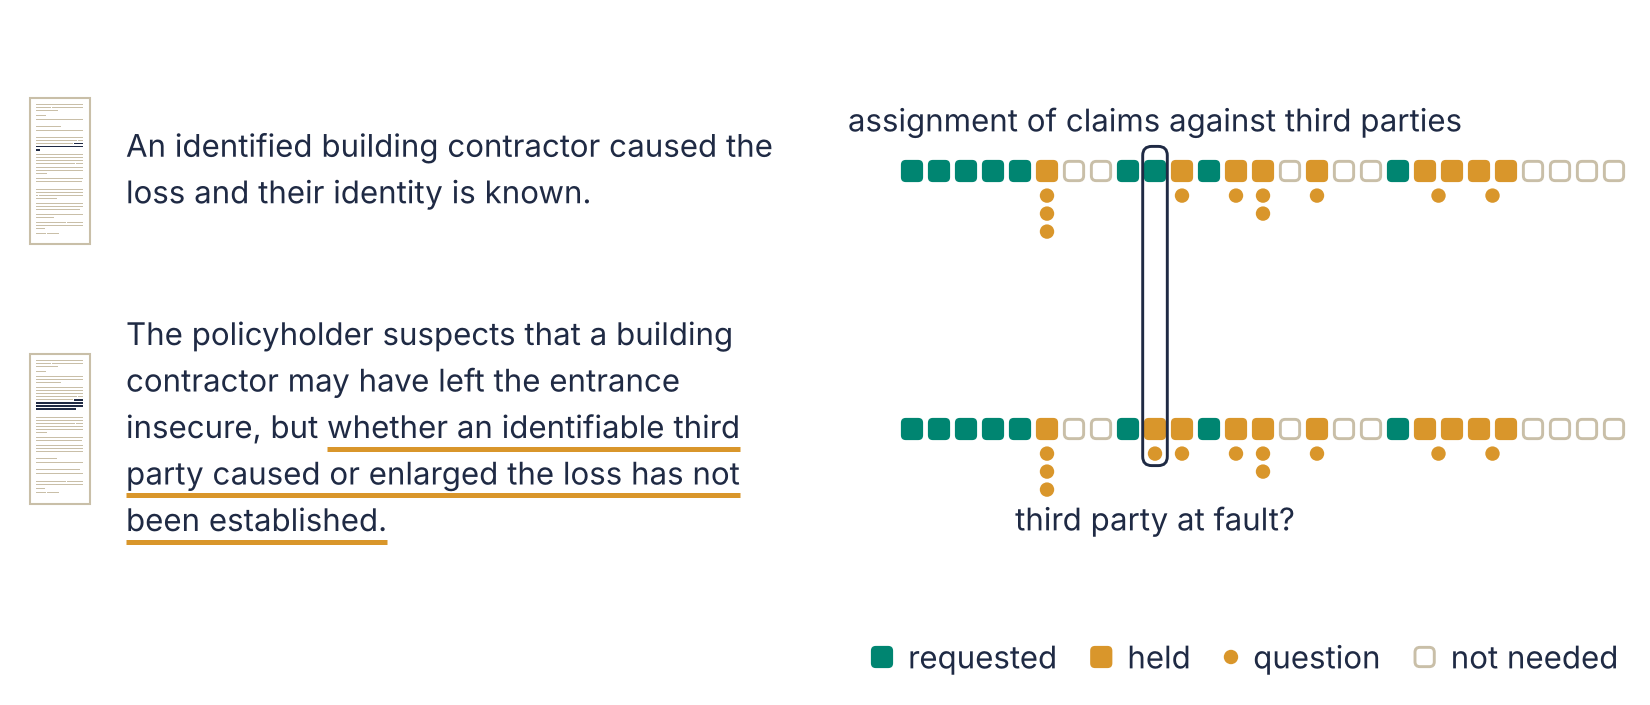

This chart was generated by the following Python code:
"""Figure 1, "One changed sentence": f1.svg/.pdf/.png (kept construction a) and f1_b.* (rejected b).

Input: f1_data.json (extract.py, from stored files; the core's checklists) and, for the amber underline, the words the
three stored readings quoted as open (../f2/f2_data.json). No model call. House style: ../common/style.py.
Each claim: a small page mark (one bar per sentence, the changed sentence in ink), its changed sentence, and its
checklist strip (the 27 needs of the workflow in workflow order, state as stored; dots = the stored questions, one per
open fact a held line waits for, under the hold whose rule names it). One frame marks the one need that changed; its
label abridges the stored document title, and the word under the dot abridges the stored fact question.
"""
import json
import sys
from pathlib import Path

HERE = Path(__file__).resolve().parent
sys.path.insert(0, str(HERE.parent / "common"))
import style as S  # noqa: E402
from matplotlib.patches import FancyBboxPatch, Rectangle, Circle  # noqa: E402

D = json.loads((HERE / "f1_data.json").read_text())
OPEN_QUOTE = json.loads((HERE.parent / "f2" / "f2_data.json").read_text())["b"]["readings"][0]["quote"]
STATE = {"request": "requested", "hold": "held", "not_needed": "left"}
LINE_LABEL = "assignment of claims against third parties"   # abridged from the stored title of d15
Q_LABEL = "third party at fault?"                          # abridged from the stored question of g042

W, H = 5.5, 2.35
MARK, PITCH = 0.074, 0.09      # larger marks for the hero strips (gap kept at the house ratio)
X0 = 5.38 - PITCH * 26         # strip ends at the right margin
YA, YB = 1.78, 0.92
DOT, DOT_STEP = 0.024, 0.06
TEXT_X, TEXT_W = 0.42, X0 - 0.42 - 0.3


def page_mark(ax, side, x0, y_mid, w=0.2, chars=60, lh=0.0105):
    pad = 0.02
    unit = (w - 2 * pad) / chars
    segs, idx, y = [], 0, 0.0
    for para in side["paragraphs"]:
        col = 0
        for s in para:
            n = len(s) + 1
            while n > 0:
                take = min(n, chars - col)
                segs.append((col * unit, y, take * unit - unit, idx == D["changed_sentence_index"]))
                col += take
                n -= take
                if col >= chars:
                    col, y = 0, y - lh
            idx += 1
        y -= lh * (1.5 if col else 0.5)
    hgt = -y + 2 * pad
    top = y_mid + hgt / 2
    ax.add_patch(Rectangle((x0, top - hgt), w, hgt, fc=S.WHITE, ec=S.SAND, lw=0.5, zorder=1))
    for (x, yy, ww, ch) in segs:
        hh = 0.006 if ch else 0.003
        ax.add_patch(Rectangle((x0 + pad + x, top - pad + yy - hh / 2), max(ww, 0.002), hh,
                               fc=S.INK if ch else S.SAND, ec="none", zorder=2))


def sentence(ax, text, x, y_mid, width, mark=None, lh=0.155):
    """The sentence, wrapped to `width` inches, centred on y_mid; words inside `mark` get an amber underline."""
    r = ax.figure.canvas.get_renderer()
    sp = S.text_width(ax, ax.text(0, -5, "a a")) - S.text_width(ax, ax.text(0, -5, "aa"))
    placed, xx, line = [], x, 0
    for wd in text.split(" "):
        t = ax.text(xx, 0, wd, fontsize=S.SIZE_LABEL, va="baseline", ha="left", color=S.INK, zorder=3)
        ww = S.text_width(ax, t)
        if xx + ww > x + width and xx > x:
            xx, line = x, line + 1
        placed.append((t, xx, ww, line))
        xx += ww + sp
    n = line + 1
    top = y_mid + (n - 1) * lh / 2 - 0.03
    s0 = text.index(mark) if mark else -1
    pos = 0
    under = {}
    for (t, x0, ww, ln) in placed:
        y = top - ln * lh
        t.set_position((x0, y))
        a = text.index(t.get_text(), pos)
        pos = a + len(t.get_text())
        if mark and s0 <= a < s0 + len(mark):
            l0, l1 = under.get(ln, (x0, x0 + ww))
            under[ln] = (min(l0, x0), max(l1, x0 + ww))
    for ln, (l0, l1) in under.items():
        y = top - ln * lh - 0.035
        ax.plot([l0, l1], [y, y], color=S.AMBER, lw=1.2, solid_capstyle="butt", zorder=2)


def strip(ax, rows, y):
    for i, r in enumerate(rows):
        S.checklist_mark(ax, X0 + PITCH * i, y, STATE[r["state"]], s=MARK)
    seen = {}
    for i, r in enumerate(rows):
        for q in r["questions"]:
            seen.setdefault(q, []).append(i)
    stack = {}
    for q, cols in seen.items():
        k = stack.get(tuple(cols), 0)
        stack[tuple(cols)] = k + 1
        cx = X0 + PITCH * sum(cols) / len(cols)
        ax.add_patch(Circle((cx, y - MARK / 2 - 0.045 - DOT_STEP * k), DOT, fc=S.AMBER, ec="none", zorder=3))


def legend(ax, x, y):
    items = [("requested", "requested"), ("held", "held"), ("dot", "question"), ("left", "not needed")]
    for key, label in items:
        if key == "dot":
            ax.add_patch(Circle((x + DOT, y), DOT, fc=S.AMBER, ec="none"))
            dx = 2 * DOT
        else:
            S.checklist_mark(ax, x + MARK / 2, y, key, s=MARK)
            dx = MARK
        t = ax.text(x + dx + 0.05, y, label, va="center", ha="left", fontsize=S.SIZE_LABEL)
        x += dx + 0.05 + S.text_width(ax, t) + 0.11
    return x


def draw_a(stem):
    fig, ax = S.canvas(W, H)
    rows_a, rows_b = D["a"]["rows"], D["b"]["rows"]
    i15 = [r["doc"] for r in rows_a].index(D["checklist_lines_changed"][0])
    for side, y, rows in (("a", YA, rows_a), ("b", YB, rows_b)):
        page_mark(ax, D[side], 0.1, y)
        sentence(ax, D["sentence_" + side], TEXT_X, y, TEXT_W, mark=OPEN_QUOTE if side == "b" else None)
        strip(ax, rows, y)
    x = X0 + PITCH * i15
    ax.add_patch(FancyBboxPatch((x - PITCH / 2 + 0.004, YB - MARK / 2 - 0.085), PITCH - 0.008,
                                YA - YB + MARK + 0.13, boxstyle="round,pad=0,rounding_size=0.03",
                                fc="none", ec=S.INK, lw=S.LW, zorder=4))
    ax.text(x, YA + MARK / 2 + 0.07, LINE_LABEL, ha="center", va="bottom", fontsize=S.SIZE_LABEL, color=S.INK)
    ax.text(x, YB - MARK / 2 - 0.2, Q_LABEL, ha="center", va="top", fontsize=S.SIZE_LABEL, color=S.INK)
    legend(ax, X0 - MARK / 2 - 0.1, 0.16)
    S.save(fig, HERE, stem)


def draw_b(stem):
    """Rejected construction: one fused strip; each need is a pair of marks (A over B)."""
    fig, ax = S.canvas(W, H)
    y = 1.3
    for i, (ra, rb) in enumerate(zip(D["a"]["rows"], D["b"]["rows"])):
        x = X0 + PITCH * i
        S.checklist_mark(ax, x, y + 0.045, STATE[ra["state"]], s=MARK)
        S.checklist_mark(ax, x, y - 0.045, STATE[rb["state"]], s=MARK)
        if ra["state"] != rb["state"]:
            ax.add_patch(FancyBboxPatch((x - PITCH / 2, y - 0.1), PITCH, 0.2,
                                        boxstyle="round,pad=0,rounding_size=0.02", fc="none", ec=S.INK, lw=S.LW))
    sentence(ax, D["sentence_a"], TEXT_X, y + 0.45, TEXT_W)
    sentence(ax, D["sentence_b"], TEXT_X, y - 0.45, TEXT_W, mark=OPEN_QUOTE)
    legend(ax, X0 - MARK / 2, 0.2)
    S.save(fig, HERE, stem)


if __name__ == "__main__":
    draw_a("f1")
    draw_b("f1_b")
